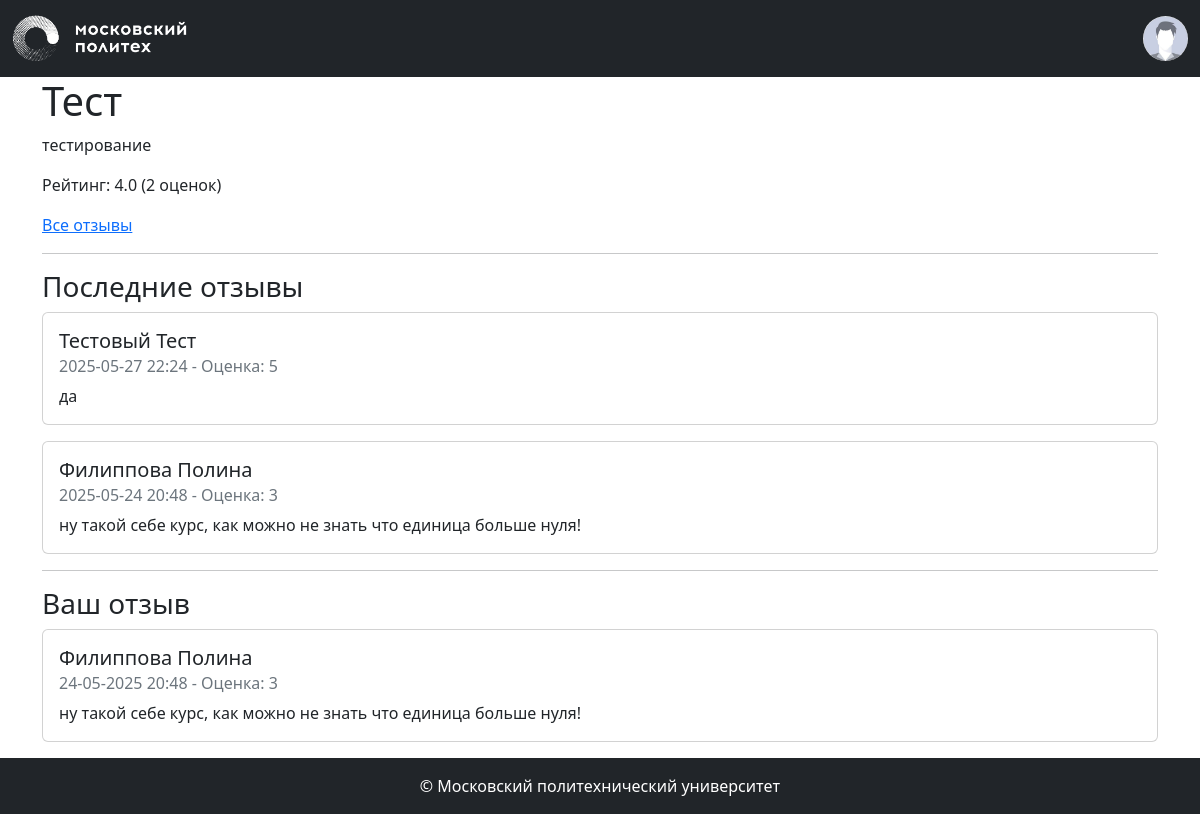
The app's page /courses/1 (signed in) with its own data.
### app/models.py (models this page shows, shortened)
class Base(DeclarativeBase):
  metadata = MetaData(naming_convention={
        "ix": 'ix_%(column_0_label)s',
        "uq": "uq_%(table_name)s_%(column_0_name)s",
        "ck": "ck_%(table_name)s_%(constraint_name)s",
        "fk": "fk_%(table_name)s_%(column_0_name)s_%(referred_table_name)s",
        "pk": "pk_%(table_name)s"
    })

class Course(Base):
    __tablename__ = 'courses'
    id: Mapped[int] = mapped_column(primary_key=True)
    name: Mapped[str] = mapped_column(String(100))
    short_desc: Mapped[str] = mapped_column(Text)
    full_desc: Mapped[str] = mapped_column(Text)
    rating_sum: Mapped[int] = mapped_column(default=0)
    rating_num: Mapped[int] = mapped_column(default=0)
    category_id: Mapped[int] = mapped_column(ForeignKey("categories.id"))
    author_id: Mapped[int] = mapped_column(ForeignKey("users.id"))
    background_image_id: Mapped[str] = mapped_column(ForeignKey("images.id"))
    created_at: Mapped[datetime] = mapped_column(default=datetime.now)
    author: Mapped["User"] = relationship()
    category: Mapped["Category"] = relationship(lazy=False)
    bg_image: Mapped["Image"] = relationship()
    reviews: Mapped[list["Review"]] = relationship(back_populates="course")
    @property
    def rating(self):
        if self.rating_num > 0:
            return self.rating_sum / self.rating_num
        return 0

class Review(Base):
    __tablename__ = 'reviews'
    id: Mapped[int] = mapped_column(primary_key=True)
    rating: Mapped[int] = mapped_column(Integer)  # Оценка от 0 до 5
    text: Mapped[str] = mapped_column(Text)
    created_at: Mapped[datetime] = mapped_column(default=datetime.now)
    course_id: Mapped[int] = mapped_column(ForeignKey("courses.id"))
    user_id: Mapped[int] = mapped_column(ForeignKey("users.id"))
    course: Mapped["Course"] = relationship(back_populates="reviews")
    user: Mapped["User"] = relationship()

class User(Base, UserMixin):
    __tablename__ = 'users'
    id: Mapped[int] = mapped_column(primary_key=True)
    first_name: Mapped[str] = mapped_column(String(100))
    last_name: Mapped[str] = mapped_column(String(100))
    middle_name: Mapped[Optional[str]] = mapped_column(String(100))
    login: Mapped[str] = mapped_column(String(100), unique=True)
    password_hash: Mapped[str] = mapped_column(String(200))
    created_at: Mapped[datetime] = mapped_column(default=datetime.now)
    @property
    def full_name(self):
        return ' '.join([self.last_name, self.first_name, self.middle_name or ''])

### app/courses.py (the view)
@bp.route('/<int:course_id>', methods=['GET', 'POST'])
def show(course_id):
    course = course_repository.get_course_by_id(course_id)
    if course is None:
        abort(404)
    reviews = db.session.execute(db.select(Review).filter_by(course_id=course_id).order_by(desc(Review.created_at)).limit(5)).scalars().all()
    user_review = None
    if current_user.is_authenticated:
        user_review = db.session.execute(db.select(Review).filter_by(course_id=course_id, user_id=current_user.id)).scalar()
    return render_template('courses/show.html', course=course, reviews=reviews, user_review=user_review)

### app/auth.py (called while the page is built)
def load_user(user_id):
    return user_repository.get_user_by_id(user_id)

### app/repositories/course_repository.py (called while the page is built)
    def get_course_by_id(self, course_id):
        return self.db.session.get(Course, course_id)

### app/repositories/user_repository.py (called while the page is built)
    def get_user_by_id(self, user_id):
        return self.db.session.execute(self.db.select(User).filter_by(id=user_id)).scalar()

### app/templates/courses/show.html (shortened to what this page needs)
{% extends 'base.html' %}
{% block content %}
<div class="container">
    <h1>{{ course.name }}</h1>
    <p>{{ course.full_desc }}</p>
    <p>Рейтинг: {{ course.rating | round(2) }} ({{ course.rating_num }} оценок)</p>
    <a href="{{ url_for('courses.reviews', course_id=course.id) }}">Все отзывы</a>
    <hr>
    <h3>Последние отзывы</h3>
    {% if reviews %}
        {% for review in reviews %}
            <div class="card mb-3">
                <div class="card-body">
                    <h5 class="card-title">{{ review.user.full_name }}</h5>
                    <h6 class="card-subtitle mb-2 text-muted">{{ review.created_at.strftime('%Y-%m-%d %H:%M') }} - Оценка: {{ review.rating }}</h6>
                    <p class="card-text">{{ review.text }}</p>
                </div>
            </div>
        {% endfor %}
    {% else %}
        <p>Пока нет ни одного отзыва.</p>
    {% endif %}
    <hr>
    {% if current_user.is_authenticated %}
        {% if user_review %}
            <h3>Ваш отзыв</h3>
            <div class="card mb-3">
                <div class="card-body">
                    <h5 class="card-title">{{ user_review.user.full_name }}</h5>
                    <h6 class="card-subtitle mb-2 text-muted">{{ user_review.created_at.strftime('%d-%m-%Y %H:%M') }} - Оценка: {{ user_review.rating }}</h6>
                    <p class="card-text">{{ user_review.text }}</p>
                </div>
            </div>
        {% endif %}
    {% else %}
        <p>Чтобы оставить отзыв, пожалуйста, <a href="{{ url_for('auth.login') }}">войдите</a>.</p>
    {% endif %}
</div>
{% endblock %}

### records on screen
Course: name "Тест", full_desc "тестирование", rating "4.0", rating_num "2"
Review: user.full_name "Тестовый Тест", created_at "2025-05-27 22:24", rating "5", text "да"
Review: user.full_name "Филиппова Полина", created_at "2025-05-24 20:48", rating "3", text "ну такой себе курс, как можно не знать что единица больше нуля!", created_at "24-05-2025 20:48"
User: user.full_name "Филиппова Полина"
